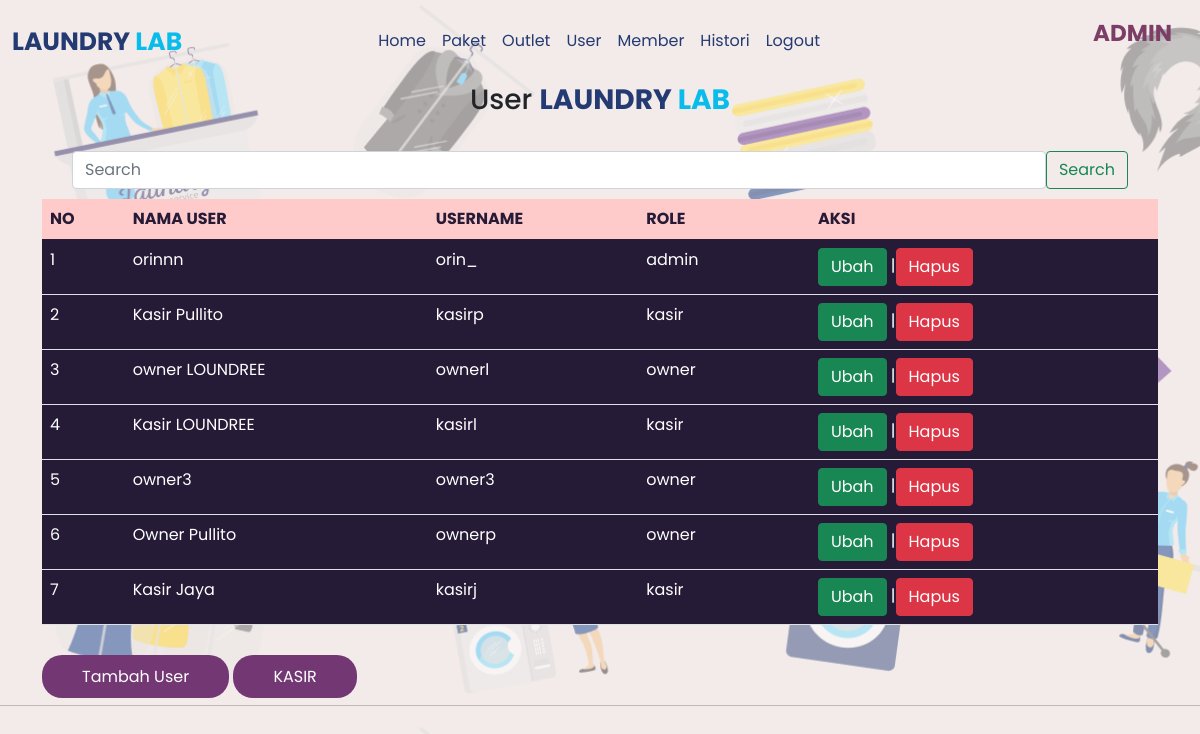
The app's page /laundry_ukl/admin/user/tampil_user.php (signed in) with its own data.
### tables this page shows
CREATE TABLE `user` (
  `id_user` int(11) NOT NULL,
  `nama_user` varchar(100) NOT NULL,
  `username` varchar(300) NOT NULL,
  `password` text NOT NULL,
  `role` enum('admin','kasir','owner') NOT NULL,
  `id_outlet` int(11) DEFAULT NULL
);

### laundry_ukl/admin/user/tampil_user.php (the view, shortened to what this page needs)
<?php
include "../header.php";
?>
<head>
    <link rel="stylesheet" href="../style1.css">
</head>
<div class="container rounded" >
    <div class="nama">
        <h3 align="center" style="margin:0px 0 35px">User <b>LAUNDRY <span>LAB</span></b> </h3>
    </div>
    <form method="post" style="margin:30px 30px 10px" action="tampil_user.php" class="d-flex">
        <input class="form-control" type="search" name="cari" placeholder="Search" aria-label="Search">
        <button class="btn btn-outline-success" type ="submit">Search</button>
    </form>
    <table class="table" style="background-color:#251B37;color:white">
        <thead style="background-color:#FFCACA;color:#251B37 ">
            <tr>
                <th>NO</th>
                <th>NAMA USER</th>
                <th>USERNAME</th>
                <th>ROLE</th> <th></th>
                <th>AKSI</th>
            </tr>
        </thead>
<div class="row">
        <?php
            include "../../koneksi.php";
            if(isset($_POST['cari'])){
                $cari = $_POST['cari'];
                $qry_user=mysqli_query($conn, "select * from user where id_user = '$cari' or nama_user like '%$cari%'  or username like '%$cari% '");
            }
            else{
                $qry_user = mysqli_query($conn, "select * from user");
            }
            $no = 0;
            while ($data_user = mysqli_fetch_array($qry_user)) {
                $no++;
        ?>
            <tr>
                <td><?=$no?>
                </td><td><?=$data_user['nama_user']?></td>
                <td><?=$data_user['username']?></td>
                <td><?=$data_user['role']?></td><th></th>
                <td>
                    <a href="ubah_user.php?id_user=<?=$data_user['id_user']?>" class="btn btn-success">Ubah<a>
                    |<a href="hapus_user.php?id_user=<?=$data_user['id_user']?>"
                    onclick="return confirm('Apakah anda yakin menghapus data ini?')" class="btn btn-danger">Hapus</a>
                    </td>
            </tr>
        <?php
        }
        ?>
</div>
    </table>
    <div>
        <br>
        <a href="tambah_user.php" class="btn-tambah">Tambah User</a>
        <a href="./kasir/tampil_kasir.php" class="btn-tambah">KASIR<a>
    </div>
    </div>
<?php
include "../../footer.php";
?>

### laundry_ukl/admin/style1.css (style rules this page uses)
* { font-family: 'Poppins'; }
body { background:url("../background7.png"); background-size: cover; }

### laundry_ukl/admin/header.php (style rules this page uses)
* { font-family: 'Poppins'; }

### laundry_ukl/admin/user/tampil_user.php (style rules this page uses)
.btn-tambah { background-color:#733773; color:white ; padding:10px 40px; border-radius:20px; text-decoration: none; }
.nama b { color:#243A73; }
.nama span { color:#08BCEC; }

### records on screen
user: nama_user "orinnn", username "orin_", role "admin"
user: nama_user "Kasir Pullito", username "kasirp", role "kasir"
user: nama_user "owner LOUNDREE", username "ownerl", role "owner"
user: nama_user "Kasir LOUNDREE", username "kasirl", role "kasir"
user: nama_user "owner3", username "owner3", role "owner"
user: nama_user "Owner Pullito", username "ownerp", role "owner"
user: nama_user "Kasir Jaya", username "kasirj", role "kasir"
